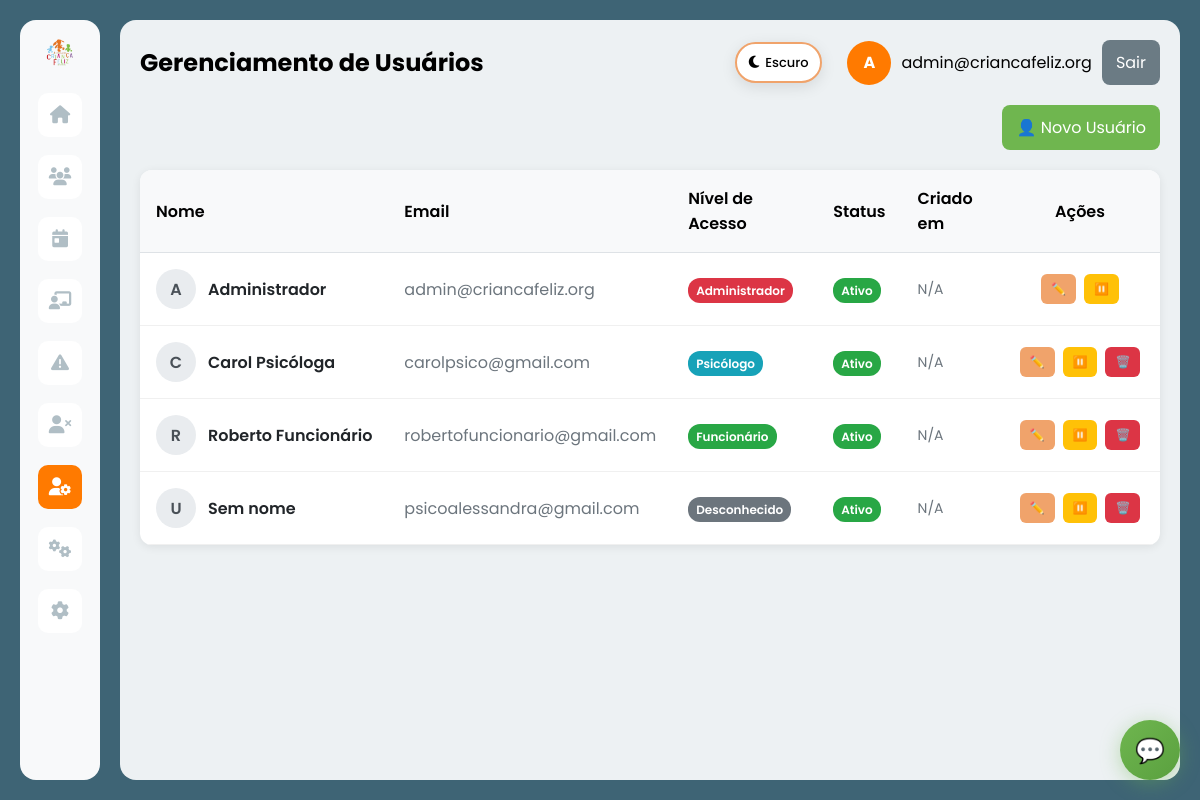
The page /users.php (signed in) on the database as committed earlier.
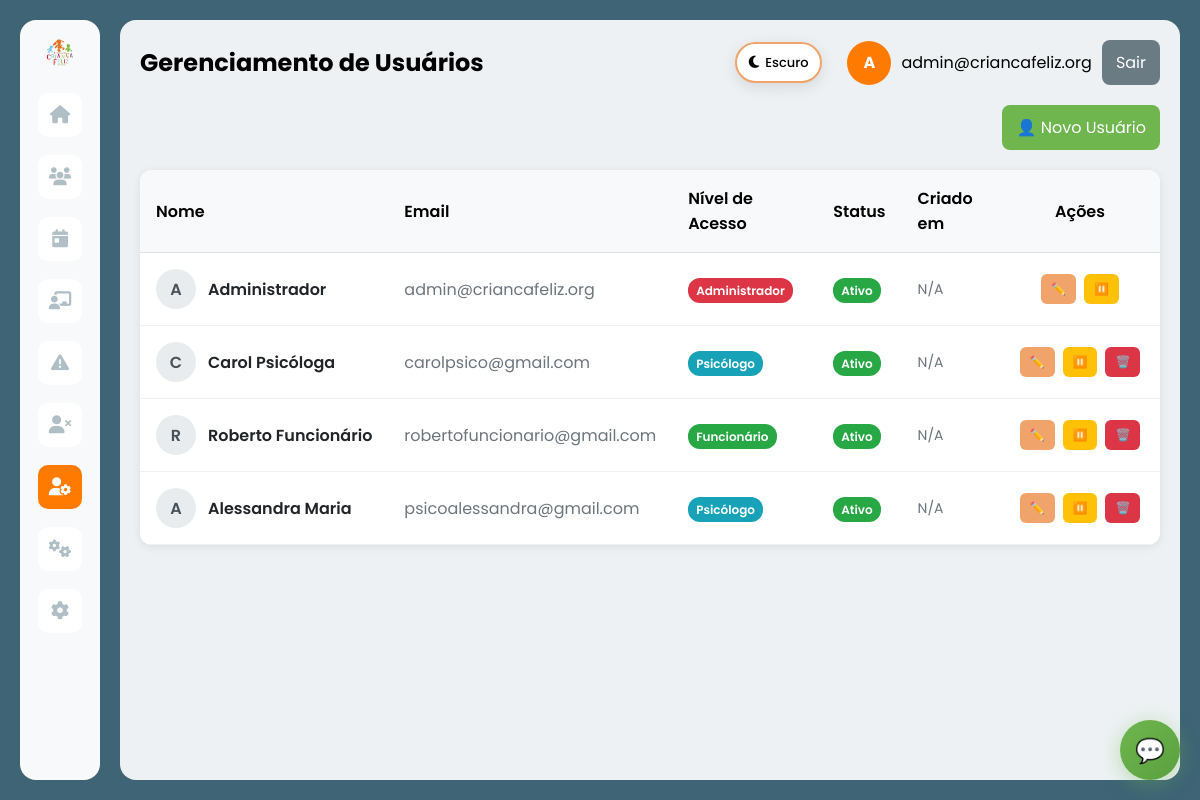
The same page on the database as committed later.
### tables this page shows
CREATE TABLE `usuario` (
  `idusuario` int(11) NOT NULL,
  `nome` varchar(100) DEFAULT NULL,
  `email` varchar(100) DEFAULT NULL,
  `Senha` varchar(100) DEFAULT NULL,
  `nivel` varchar(50) DEFAULT NULL,
  `status` varchar(20) DEFAULT NULL
);

### app/Controllers/BaseController.php (called while the page is built, shortened)
<?php
class BaseController {
    protected $authService;
    public function __construct() {
        $this->authService = new AuthService();
    }
    protected function renderWithLayout($layout, $view, $data = []) {
        $data['currentUser'] = $this->authService->getCurrentUser();
        $data['isLoggedIn'] = $this->authService->isLoggedIn();
        $data['old_input'] = $_SESSION['old_input'] ?? [];
        view($view, $data);
        $content = ob_get_clean();
        layout($layout, $content, $data);
    }
    protected function requireAuth() {
        $this->authService->requireAuth();
    }
    protected function requirePermission($permission) {
        $this->authService->requirePermission($permission);
    }
}

### app/Controllers/UserController.php (called while the page is built, shortened)
<?php
class UserController extends BaseController {
    private $userService;
    public function __construct() {
        $this->userService = new UserService();
    }
    public function index() {
        try {
            $users = $this->userService->getAllUsers();
            $data = [
                'title' => 'Gerenciar Usuários',
                'pageTitle' => 'Gerenciamento de Usuários',
                'users' => $users,
                'currentUser' => $this->authService->getCurrentUser(),
                'messages' => $this->getFlashMessages()
            ];
            $this->renderWithLayout('main', 'users/index', $data);
        } catch (Exception $e) {
            $this->handleException($e);
        }
    }
}

### app/Config/Database.php (called while the page is built, shortened)
<?php
class Database {
    private static $host = 'localhost';
    private static $dbname = 'criancafeliz';
    private static $username = 'root';
    private static $password = '';
    private static $charset = 'utf8mb4';
    private static $pdo = null;
    public static function getConnection() {
        if (self::$pdo === null) {
            try {
                $dsn = "mysql:host=" . self::$host . ";dbname=" . self::$dbname . ";charset=" . self::$charset;
                $options = [
                    PDO::ATTR_ERRMODE            => PDO::ERRMODE_EXCEPTION,
                    PDO::ATTR_DEFAULT_FETCH_MODE => PDO::FETCH_ASSOC,
                    PDO::ATTR_EMULATE_PREPARES   => false,
                    PDO::MYSQL_ATTR_INIT_COMMAND => "SET NAMES utf8mb4"
                ];
                self::$pdo = new PDO($dsn, self::$username, self::$password, $options);
            } catch (PDOException $e) {
                error_log('❌ ERRO ao conectar ao banco: ' . $e->getMessage());
                throw new Exception('Erro ao conectar ao banco de dados: ' . $e->getMessage());
            }
        }
        return self::$pdo;
    }
}

### app/Models/BaseModelDB.php (called while the page is built, shortened)
<?php
abstract class BaseModelDB {
    protected $table;
    protected $pdo;
    public function __construct($table, $primaryKey = 'id') {
        $this->table = $table;
        $this->pdo = Database::getConnection();
    }
    public function all() {
        $stmt = $this->pdo->query("SELECT * FROM {$this->table}");
        return $stmt->fetchAll();
    }
    public function getAll() {
        return $this->all();
    }
    public function count($where = null, $params = []) {
        $sql = "SELECT COUNT(*) as total FROM {$this->table}";
        $stmt = $this->pdo->prepare($sql);
        $stmt->execute($params);
        $result = $stmt->fetch();
        return $result['total'];
    }
}

### app/Models/User.php (called while the page is built, shortened)
<?php
class User extends BaseModelDB {
    public function __construct() {
        $this->createDefaultUser();
    }
    private function createDefaultUser() {
        try {
            $count = $this->count();
        } catch (Exception $e) {
        }
    }
}

### app/Services/UserService.php (called while the page is built, shortened)
<?php
class UserService {
    private $userModel;
    public function __construct() {
        $this->userModel = new User();
    }
    public function getAllUsers() {
        return $this->userModel->getAll();
    }
}

### app/Views/users/index.php (the view, shortened to what the changed rows need)
<div class="actions" style="display:flex; gap:10px; justify-content:flex-end; margin-bottom:20px;">
    <a href="users.php?action=create" class="btn" style="background:#6fb64f; color:#fff; border:none; padding:10px 14px; border-radius:8px; cursor:pointer; text-decoration:none;">
        👤 Novo Usuário
    </a>
</div>
<div class="users-grid" style="display:grid; gap:16px;">
    <?php if (empty($users)): ?>
        <div class="empty-state" style="text-align:center; padding:40px; background:#fff; border-radius:12px; color:#666;">
            <div style="font-size:48px; margin-bottom:16px;">👥</div>
            <div style="font-size:18px; font-weight:600; margin-bottom:8px;">Nenhum usuário encontrado</div>
            <div>Clique em "Novo Usuário" para adicionar o primeiro usuário</div>
        </div>
    <?php else: ?>
        <div class="users-table" style="background:#fff; border-radius:12px; overflow:hidden; box-shadow: 0 2px 10px rgba(0,0,0,.08);">
            <table style="width:100%; border-collapse:collapse;">
                <thead>
                    <tr style="background:#f8f9fa;">
                        <th style="padding:16px; text-align:left; font-weight:600; border-bottom:1px solid #dee2e6;">Nome</th>
                        <th style="padding:16px; text-align:left; font-weight:600; border-bottom:1px solid #dee2e6;">Email</th>
                        <th style="padding:16px; text-align:left; font-weight:600; border-bottom:1px solid #dee2e6;">Nível de Acesso</th>
                        <th style="padding:16px; text-align:left; font-weight:600; border-bottom:1px solid #dee2e6;">Status</th>
                        <th style="padding:16px; text-align:left; font-weight:600; border-bottom:1px solid #dee2e6;">Criado em</th>
                        <th style="padding:16px; text-align:center; font-weight:600; border-bottom:1px solid #dee2e6; width:160px;">Ações</th>
                    </tr>
                </thead>
                <tbody>
                    <?php foreach ($users as $user): ?>
                        <tr style="border-bottom:1px solid #f0f0f0;" id="user-<?php echo $user['id'] ?? $user['idusuario']; ?>">
                            <td style="padding:16px;">
                                <div style="display:flex; align-items:center; gap:12px;">
                                    <div class="avatar" style="width:40px; height:40px; border-radius:50%; background:#e9ecef; display:flex; align-items:center; justify-content:center; font-weight:600; color:#495057;">
                                        <?php echo strtoupper(substr($user['name'] ?? $user['nome'] ?? 'U', 0, 1)); ?>
                                    </div>
                                    <div>
                                        <div style="font-weight:600; color:#212529;"><?php echo htmlspecialchars($user['name'] ?? $user['nome'] ?? 'Sem nome'); ?></div>
                                    </div>
                                </div>
                            </td>
                            <td style="padding:16px; color:#6c757d;">
                                <?php echo htmlspecialchars($user['email']); ?>
                            </td>
                            <td style="padding:16px;">
                                <?php
                                $roleColors = [
                                    'admin' => '#dc3545',
                                    'psicologo' => '#17a2b8',
                                    'funcionario' => '#28a745'
                                ];
                                $roleNames = [
                                    'admin' => 'Administrador',
                                    'psicologo' => 'Psicólogo',
                                    'funcionario' => 'Funcionário'
                                ];
                                $role = $user['role'] ?? $user['nivel'] ?? 'user';
                                $roleColor = $roleColors[$role] ?? '#6c757d';
                                $roleName = $roleNames[$role] ?? ($user['nivel'] ?? 'Desconhecido');
                                ?>
                                <span style="background:<?php echo $roleColor; ?>; color:white; padding:4px 8px; border-radius:12px; font-size:12px; font-weight:600;">
                                    <?php echo $roleName; ?>
                                </span>
                            </td>
                            <td style="padding:16px;">
                                <?php
                                $status = $user['status'] ?? 'Ativo';
                                $isActive = (strtolower($status) === 'ativo' || strtolower($status) === 'active');
                                ?>
                                <span class="status-badge" style="background:<?php echo $isActive ? '#28a745' : '#6c757d'; ?>; color:white; padding:4px 8px; border-radius:12px; font-size:12px; font-weight:600;">
                                    <?php echo $isActive ? 'Ativo' : 'Inativo'; ?>
                                </span>
                            </td>
                            <td style="padding:16px; color:#6c757d; font-size:14px;">
                                <?php echo isset($user['created_at']) ? date('d/m/Y H:i', strtotime($user['created_at'])) : 'N/A'; ?>
                            </td>
                            <td style="padding:16px; text-align:center;">
                                <div style="display:flex; gap:8px; justify-content:center;">
                                    <?php $userId = $user['id'] ?? $user['idusuario'] ?? ''; ?>
                                    <a href="users.php?action=edit&id=<?php echo urlencode($userId); ?>"
                                       class="btn-action"
                                       style="background:#f0a36b; color:white; border:none; padding:6px 10px; border-radius:6px; cursor:pointer; text-decoration:none; font-size:12px;"
                                       title="Editar">
                                        ✏️
                                    </a>
                                    <button onclick="toggleUserStatus('<?php echo $userId; ?>')"
                                            class="btn-action"
                                            style="background:<?php echo $isActive ? '#ffc107' : '#28a745'; ?>; color:white; border:none; padding:6px 10px; border-radius:6px; cursor:pointer; font-size:12px;"
                                            title="<?php echo $isActive ? 'Desativar' : 'Ativar'; ?>">
                                        <?php echo $isActive ? '⏸️' : '▶️'; ?>
                                    </button>
                                    <?php if (($currentUser['id'] ?? $currentUser['idusuario']) !== $userId): ?>
                                        <button onclick="deleteUser('<?php echo $userId; ?>', '<?php echo htmlspecialchars($user['name'] ?? $user['nome']); ?>')"
                                                class="btn-action"
                                                style="background:#dc3545; color:white; border:none; padding:6px 10px; border-radius:6px; cursor:pointer; font-size:12px;"
                                                title="Excluir">
                                            🗑️
                                        </button>
                                    <?php endif; ?>
                                </div>
                            </td>
                        </tr>
                    <?php endforeach; ?>
                </tbody>
            </table>
        </div>
    <?php endif; ?>
</div>

### app/Views/layouts/main.php (shortened to what the changed rows need)
<!DOCTYPE html>
<html lang="pt-BR">
<head>
    <link rel="stylesheet" href="css/style.css">
    <link rel="stylesheet" href="https://cdnjs.cloudflare.com/ajax/libs/font-awesome/6.5.1/css/all.min.css">
</head>
<body>
    <div class="app">
        <aside class="sidebar">
            <img src="img/logo.png" class="logo" alt="logo">
            <a class="nav-icon <?php echo (basename($_SERVER['PHP_SELF']) === 'dashboard.php') ? 'active' : ''; ?>" href="dashboard.php" title="Início"><i class="fas fa-home"></i></a>
            <a class="nav-icon <?php echo (strpos($_SERVER['PHP_SELF'], 'prontuarios') !== false) ? 'active' : ''; ?>" href="prontuarios.php" title="Prontuários"><i class="fas fa-users"></i></a>
            <?php if ($currentUser['role'] !== 'psicologo'): ?>
                <a class="nav-icon <?php echo (strpos($_SERVER['PHP_SELF'], 'faltas') !== false && (!isset($_GET['action']) || $_GET['action']==='index')) ? 'active' : ''; ?>" href="faltas.php" title="Faltas - Por Dia"><i class="fas fa-calendar-day"></i></a>
                <a class="nav-icon <?php echo (strpos($_SERVER['PHP_SELF'], 'faltas') !== false && isset($_GET['action']) && $_GET['action'] === 'oficina') ? 'active' : ''; ?>" href="faltas.php?action=oficina" title="Faltas - Por Oficina"><i class="fas fa-chalkboard-teacher"></i></a>
                <a class="nav-icon <?php echo (strpos($_SERVER['PHP_SELF'], 'faltas') !== false && isset($_GET['action']) && $_GET['action'] === 'alertas') ? 'active' : ''; ?>" href="faltas.php?action=alertas" title="Alertas de Faltas"><i class="fas fa-exclamation-triangle"></i></a>
                <?php if ($currentUser['role'] === 'admin'): ?>
                    <a class="nav-icon <?php echo (strpos($_SERVER['PHP_SELF'], 'desligamento') !== false) ? 'active' : ''; ?>" href="desligamento.php" title="Desligamentos"><i class="fas fa-user-times"></i></a>
                <?php endif; ?>
            <?php endif; ?>
            <?php if ($currentUser['role'] === 'admin'): ?>
                <a class="nav-icon <?php echo (strpos($_SERVER['PHP_SELF'], 'users') !== false) ? 'active' : ''; ?>" href="users.php" title="Gerenciar Usuários"><i class="fas fa-user-cog"></i></a>
                <a class="nav-icon <?php echo (strpos($_SERVER['PHP_SELF'], 'faltas') !== false && isset($_GET['action']) && $_GET['action'] === 'gerenciarOficinas') ? 'active' : ''; ?>" href="faltas.php?action=gerenciarOficinas" title="Gerenciar Oficinas"><i class="fas fa-cogs"></i></a>
            <?php endif; ?>
            <a class="nav-icon <?php echo (strpos($_SERVER['PHP_SELF'], 'profile') !== false) ? 'active' : ''; ?>" href="profile.php" title="Meu Perfil"><i class="fas fa-cog"></i></a>
        </aside>
        <main class="content">
            <div class="topbar">
                <div>
                    <div style="font-weight:700; font-size:24px;"><?php echo $pageTitle ?? $title ?? 'Sistema Criança Feliz'; ?></div>
                </div>
                <div class="user">
                    <a href="profile.php" style="text-decoration: none; color: inherit; display: flex; align-items: center; gap: 10px;" title="Meu Perfil">
                        <?php if (!empty($currentUser['photo'])): ?>
                            <img src="<?php echo htmlspecialchars($currentUser['photo']); ?>" class="avatar" style="object-fit: cover;">
                        <?php else: ?>
                            <div class="avatar" style="display: flex; align-items: center; justify-content: center; font-weight: 700; color: #fff; background: #ff7a00;">
                                <?php echo strtoupper(substr($currentUser['name'] ?? 'U', 0, 1)); ?>
                            </div>
                        <?php endif; ?>
                        <div><?php echo $currentUser['email'] ?? 'Usuário'; ?></div>
                    </a>
                    <a href="logout.php" class="btn secondary">Sair</a>
                </div>
            </div>
            <?php echo $content; ?>
        </main>
    </div>
</body>
</html>

Rows that differ between the two databases and show on the page:
removed usuario: nome "U", nome "Sem nome", email "psicoalessandra@gmail.com", nivel "Desconhecido", status "Ativo"
added usuario: nome "A", nome "Alessandra Maria", email "psicoalessandra@gmail.com", nivel "Psicólogo", status "Ativo"
